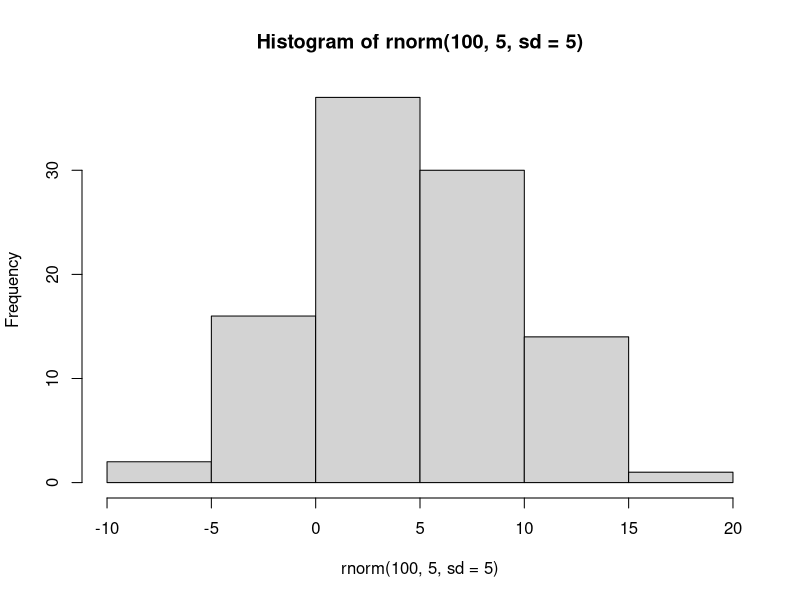
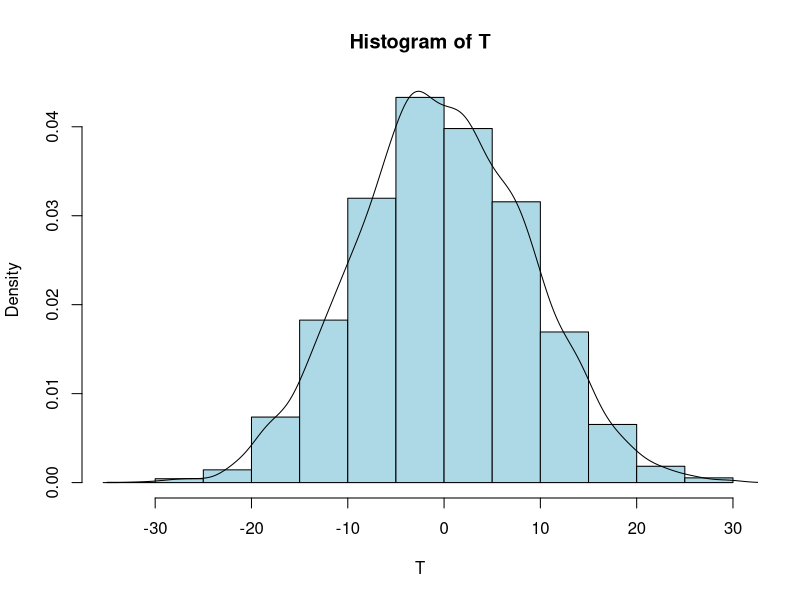
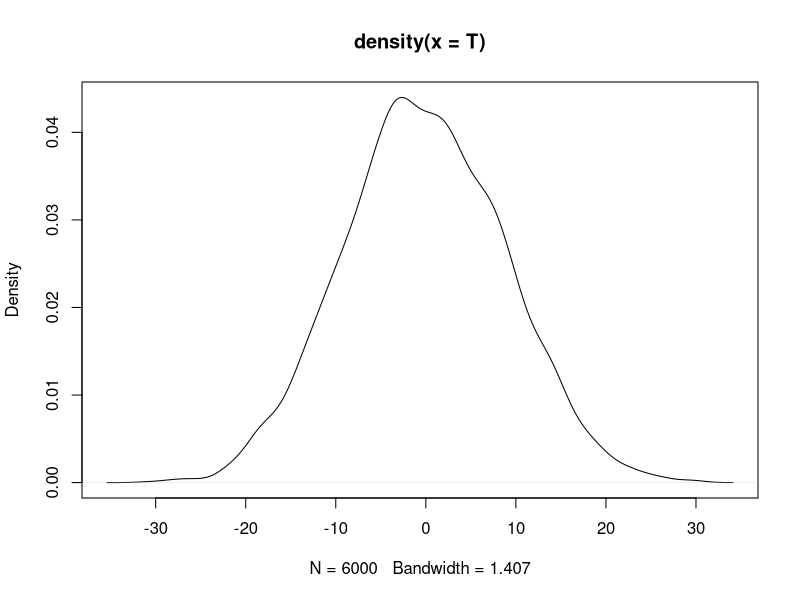
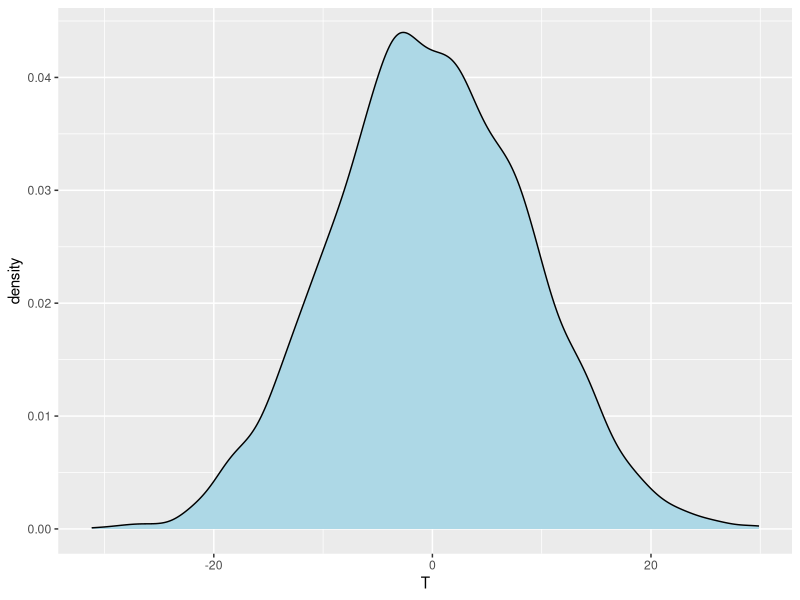
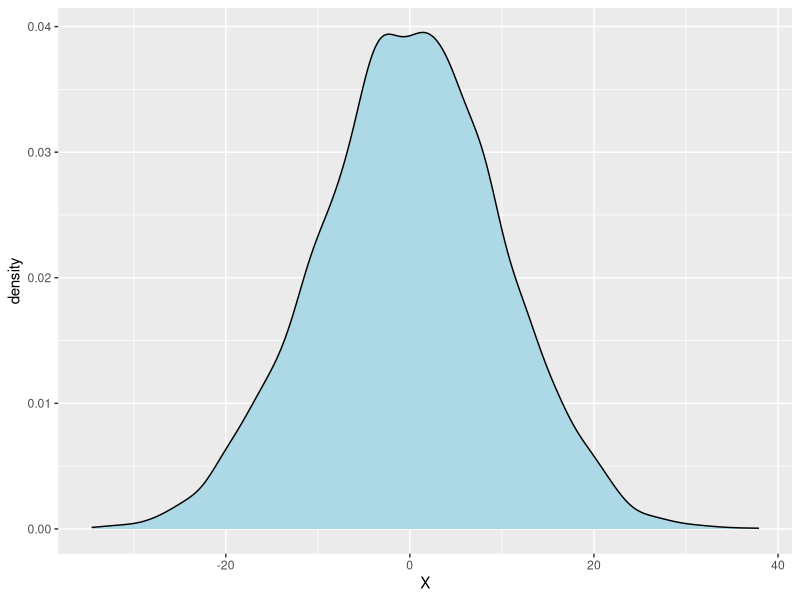
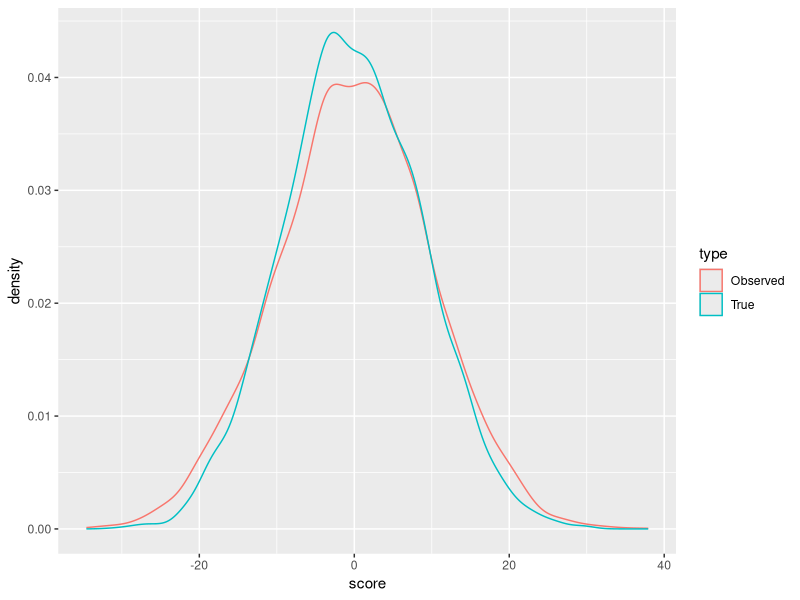

Here is the R script that generated these plots, in order:

# -------------------------------------------------------------------------

# Title: In-class Exercises
# Author: Müge Simsek
# Date: 2026-02-24

# -------------------------------------------------------------------------
#clean the environment
rm(list=ls())

#refresher on rnorm
hist(rnorm(100,5,sd=5))

set.seed(1234567)
#set the number of observations
nobs <- 6000

#set the variance of true political trust scores
var_T <- 80

#set the variance of observed scores
var_X <- 100


#Generate true scores
T <- rnorm(n = nobs, mean = 0, sd = sqrt(var_T))

hist(T, freq = F, col = "lightblue")
lines(density(T)) 

#what to do in base R if I only want the density plot
plot(density(T))

#ggplot density
library(ggplot2)

df <- data.frame(T)
ggplot(df, aes (x = T)) + geom_density(fill = "lightblue")


#Generate observed scores
X <- rnorm(n = nobs, mean = 0, sd = sqrt(var_X))

df_X <- data.frame(X)
ggplot(df_X, aes (x = X)) + geom_density(fill = "lightblue")


E <- X - T

# Combine into a data frame
df_combined <- data.frame(
  score = c(T, X),
  type = rep(c("True", "Observed"), each = nobs)
)

#plot
ggplot(df_combined, aes(x = score, color = type)) +
  geom_density() 


#define reliability
reliability <- var(T)/var(X)
reliability
